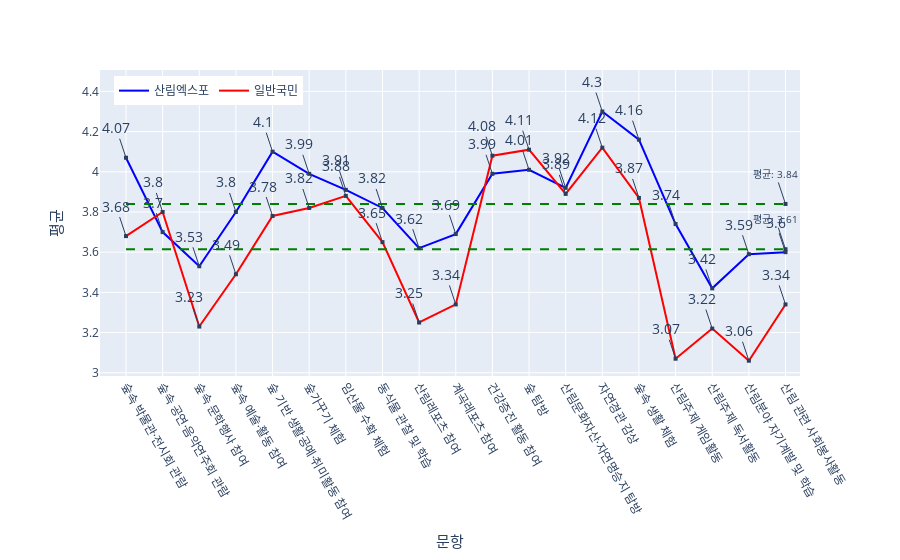

The code cell stored with this chart in its notebook:
### Code cell
import plotly.express as px
import plotly.graph_objects as go

# 그래프 생성
fig = go.Figure()

# 엑스포 그래프 추가
fig.add_trace(go.Scatter(x=expo_5_df['설문'], y=expo_5_df['평균'], mode='lines', name='산림엑스포', line=dict(color='blue')))
# 일반국민 그래프 추가
fig.add_trace(go.Scatter(x=common_5_df['설문'], y=common_5_df['평균'], mode='lines', name='일반국민', line=dict(color='red')))

# 각 지점에 숫자 표시하기
for i, row in expo_5_df.iterrows():
    fig.add_annotation(
        text=row['평균'],
        x=row['설문'],
        y=row['평균'],
        showarrow=True,
        arrowhead=7,
        font=dict(size=14)  # annotation 폰트
    )

# 두 번째 꺾은선 그래프의 annotation 추가
for i, row in common_5_df.iterrows():
    fig.add_annotation(
        text=row['평균'],
        x=row['설문'],
        y=row['평균'],
        showarrow=True,
        arrowhead=7,
        font=dict(size=14)  # annotation 폰트
    )

# 그래프 레이아웃 설정
fig.update_layout(
    xaxis_title='문항',
    yaxis_title='평균',
    margin=dict(l=100, r=20, t=50, b=50),  # 그래프 마진 조정
    yaxis_title_font=dict(
        size=15,  # Y 레이블 폰트 크기
    ),
    xaxis_title_font=dict(
        size=15,  # X 레이블 폰트 크기
    )
)
# 평균선 추가
average_line1 = expo_5_df['평균'].mean()  # 평균값 계산
average_line2 = common_5_df['평균'].mean()  # 평균값 계산
fig.add_shape(
    go.layout.Shape(
        type='line',
        x0=expo_5_df['설문'].tolist()[0],
        x1=expo_5_df['설문'].tolist()[-1],
        y0=average_line1,
        y1=average_line1,
        line=dict(color='green', width=2, dash='dash'),
    )
)
fig.add_shape(
    go.layout.Shape(
        type='line',
        x0=common_5_df['설문'].tolist()[0],
        x1=common_5_df['설문'].tolist()[-1],
        y0=average_line2,
        y1=average_line2,
        line=dict(color='green', width=2, dash='dash'),
    )
)

# 평균선에 평균을 나타내는 annotation 추가
fig.add_annotation(
    text=f'평균: {average_line1:.2f}',
    x='산림 관련 사회봉사활동',
    y=average_line1,
    showarrow=True,
    arrowhead=7,
    font=dict(size=10)
)
# 평균선에 평균을 나타내는 annotation 추가
fig.add_annotation(
    text=f'평균: {average_line2:.2f}',
    x='산림 관련 사회봉사활동',
    y=average_line2,
    showarrow=True,
    arrowhead=7,
    font=dict(size=10)
)
# 범례 추가
fig.update_layout(legend=dict(orientation="h", x=0.02, y=0.98), showlegend=True)

# 여백 (margin) 조정
fig.update_layout(margin=dict(l=100, r=100, b=70, t=70))

fig.update_xaxes(tickangle=60)

# 그래프 그리기
fig.show()

### Figure 1 — Plotly figure (JSON) as saved in the notebook; plotly's stock layout.template omitted (floating-point values rounded to 4 significant figures)
{"data": [{"line": {"color": "blue"}, "mode": "lines", "name": "산림엑스포", "type": "scatter", "x": ["숲속 박물관·전시회 관람", "숲속 공연·음악연주회 관람", "숲속 문학행사 참여", "숲속 예술·활동 참여", "숲 기반 생활공예·취미활동 참여", "숲가꾸기 체험", "임산물 수확 체험", "동식물 관찰 및 학습", "산림레포츠 참여", "계곡레포츠 참여", "건강증진 활동 참여", "숲 탐방", "산림문화자산·자연명승지 탐방", "자연경관 감상", "숲속 생활 체험", "산림주제 게임활동", "산림주제 독서활동", "산림분야 자기계발 및 학습", "산림 관련 사회봉사활동"], "y": [4.07, 3.7, 3.53, 3.8, 4.1, 3.99, 3.91, 3.82, 3.62, 3.69, 3.99, 4.01, 3.92, 4.3, 4.16, 3.74, 3.42, 3.59, 3.6]}, {"line": {"color": "red"}, "mode": "lines", "name": "일반국민", "type": "scatter", "x": ["숲속 박물관·전시회 관람", "숲속 공연·음악연주회 관람", "숲속 문학행사 참여", "숲속 예술·활동 참여", "숲 기반 생활공예·취미활동 참여", "숲가꾸기 체험", "임산물 수확 체험", "동식물 관찰 및 학습", "산림레포츠 참여", "계곡레포츠 참여", "건강증진 활동 참여", "숲 탐방", "산림문화자산·자연명승지 탐방", "자연경관 감상", "숲속 생활 체험", "산림주제 게임활동", "산림주제 독서활동", "산림분야 자기계발 및 학습", "산림 관련 사회봉사활동"], "y": [3.68, 3.8, 3.23, 3.49, 3.78, 3.82, 3.88, 3.65, 3.25, 3.34, 4.08, 4.11, 3.89, 4.12, 3.87, 3.07, 3.22, 3.06, 3.34]}], "layout": {"annotations": [{"arrowhead": 7, "font": {"size": 14}, "showarrow": true, "text": "4.07", "x": "숲속 박물관·전시회 관람", "y": 4.07}, {"arrowhead": 7, "font": {"size": 14}, "showarrow": true, "text": "3.7", "x": "숲속 공연·음악연주회 관람", "y": 3.7}, {"arrowhead": 7, "font": {"size": 14}, "showarrow": true, "text": "3.53", "x": "숲속 문학행사 참여", "y": 3.53}, {"arrowhead": 7, "font": {"size": 14}, "showarrow": true, "text": "3.8", "x": "숲속 예술·활동 참여", "y": 3.8}, {"arrowhead": 7, "font": {"size": 14}, "showarrow": true, "text": "4.1", "x": "숲 기반 생활공예·취미활동 참여", "y": 4.1}, {"arrowhead": 7, "font": {"size": 14}, "showarrow": true, "text": "3.99", "x": "숲가꾸기 체험", "y": 3.99}, {"arrowhead": 7, "font": {"size": 14}, "showarrow": true, "text": "3.91", "x": "임산물 수확 체험", "y": 3.91}, {"arrowhead": 7, "font": {"size": 14}, "showarrow": true, "text": "3.82", "x": "동식물 관찰 및 학습", "y": 3.82}, {"arrowhead": 7, "font": {"size": 14}, "showarrow": true, "text": "3.62", "x": "산림레포츠 참여", "y": 3.62}, {"arrowhead": 7, "font": {"size": 14}, "showarrow": true, "text": "3.69", "x": "계곡레포츠 참여", "y": 3.69}, {"arrowhead": 7, "font": {"size": 14}, "showarrow": true, "text": "3.99", "x": "건강증진 활동 참여", "y": 3.99}, {"arrowhead": 7, "font": {"size": 14}, "showarrow": true, "text": "4.01", "x": "숲 탐방", "y": 4.01}, {"arrowhead": 7, "font": {"size": 14}, "showarrow": true, "text": "3.92", "x": "산림문화자산·자연명승지 탐방", "y": 3.92}, {"arrowhead": 7, "font": {"size": 14}, "showarrow": true, "text": "4.3", "x": "자연경관 감상", "y": 4.3}, {"arrowhead": 7, "font": {"size": 14}, "showarrow": true, "text": "4.16", "x": "숲속 생활 체험", "y": 4.16}, {"arrowhead": 7, "font": {"size": 14}, "showarrow": true, "text": "3.74", "x": "산림주제 게임활동", "y": 3.74}, {"arrowhead": 7, "font": {"size": 14}, "showarrow": true, "text": "3.42", "x": "산림주제 독서활동", "y": 3.42}, {"arrowhead": 7, "font": {"size": 14}, "showarrow": true, "text": "3.59", "x": "산림분야 자기계발 및 학습", "y": 3.59}, {"arrowhead": 7, "font": {"size": 14}, "showarrow": true, "text": "3.6", "x": "산림 관련 사회봉사활동", "y": 3.6}, {"arrowhead": 7, "font": {"size": 14}, "showarrow": true, "text": "3.68", "x": "숲속 박물관·전시회 관람", "y": 3.68}, {"arrowhead": 7, "font": {"size": 14}, "showarrow": true, "text": "3.8", "x": "숲속 공연·음악연주회 관람", "y": 3.8}, {"arrowhead": 7, "font": {"size": 14}, "showarrow": true, "text": "3.23", "x": "숲속 문학행사 참여", "y": 3.23}, {"arrowhead": 7, "font": {"size": 14}, "showarrow": true, "text": "3.49", "x": "숲속 예술·활동 참여", "y": 3.49}, {"arrowhead": 7, "font": {"size": 14}, "showarrow": true, "text": "3.78", "x": "숲 기반 생활공예·취미활동 참여", "y": 3.78}, {"arrowhead": 7, "font": {"size": 14}, "showarrow": true, "text": "3.82", "x": "숲가꾸기 체험", "y": 3.82}, {"arrowhead": 7, "font": {"size": 14}, "showarrow": true, "text": "3.88", "x": "임산물 수확 체험", "y": 3.88}, {"arrowhead": 7, "font": {"size": 14}, "showarrow": true, "text": "3.65", "x": "동식물 관찰 및 학습", "y": 3.65}, {"arrowhead": 7, "font": {"size": 14}, "showarrow": true, "text": "3.25", "x": "산림레포츠 참여", "y": 3.25}, {"arrowhead": 7, "font": {"size": 14}, "showarrow": true, "text": "3.34", "x": "계곡레포츠 참여", "y": 3.34}, {"arrowhead": 7, "font": {"size": 14}, "showarrow": true, "text": "4.08", "x": "건강증진 활동 참여", "y": 4.08}, {"arrowhead": 7, "font": {"size": 14}, "showarrow": true, "text": "4.11", "x": "숲 탐방", "y": 4.11}, {"arrowhead": 7, "font": {"size": 14}, "showarrow": true, "text": "3.89", "x": "산림문화자산·자연명승지 탐방", "y": 3.89}, {"arrowhead": 7, "font": {"size": 14}, "showarrow": true, "text": "4.12", "x": "자연경관 감상", "y": 4.12}, {"arrowhead": 7, "font": {"size": 14}, "showarrow": true, "text": "3.87", "x": "숲속 생활 체험", "y": 3.87}, {"arrowhead": 7, "font": {"size": 14}, "showarrow": true, "text": "3.07", "x": "산림주제 게임활동", "y": 3.07}, {"arrowhead": 7, "font": {"size": 14}, "showarrow": true, "text": "3.22", "x": "산림주제 독서활동", "y": 3.22}, {"arrowhead": 7, "font": {"size": 14}, "showarrow": true, "text": "3.06", "x": "산림분야 자기계발 및 학습", "y": 3.06}, {"arrowhead": 7, "font": {"size": 14}, "showarrow": true, "text": "3.34", "x": "산림 관련 사회봉사활동", "y": 3.34}, {"arrowhead": 7, "font": {"size": 10}, "showarrow": true, "text": "평균: 3.84", "x": "산림 관련 사회봉사활동", "y": 3.84}, {"arrowhead": 7, "font": {"size": 10}, "showarrow": true, "text": "평균: 3.61", "x": "산림 관련 사회봉사활동", "y": 3.615}], "legend": {"orientation": "h", "x": 0.02, "y": 0.98}, "margin": {"b": 70, "l": 100, "r": 100, "t": 70}, "shapes": [{"line": {"color": "green", "dash": "dash", "width": 2}, "type": "line", "x0": "숲속 박물관·전시회 관람", "x1": "산림 관련 사회봉사활동", "y0": 3.84, "y1": 3.84}, {"line": {"color": "green", "dash": "dash", "width": 2}, "type": "line", "x0": "숲속 박물관·전시회 관람", "x1": "산림 관련 사회봉사활동", "y0": 3.615, "y1": 3.615}], "showlegend": true, "xaxis": {"tickangle": 60, "title": {"font": {"size": 15}, "text": "문항"}}, "yaxis": {"title": {"font": {"size": 15}, "text": "평균"}}}}
